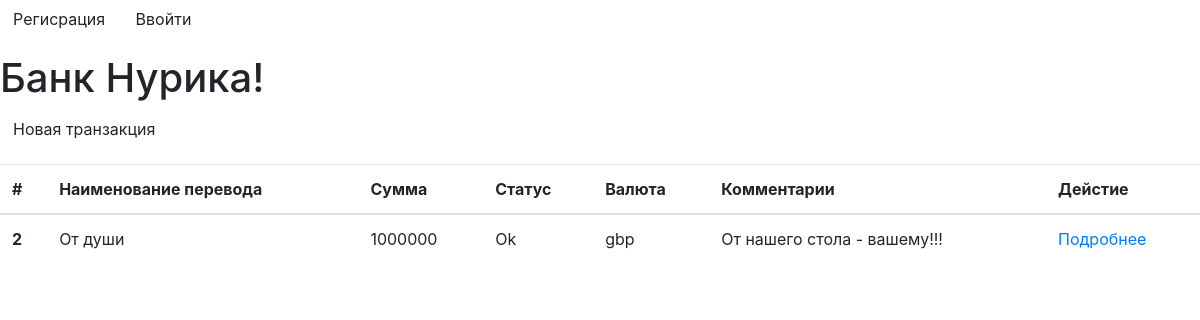
Before: / with the older database file.
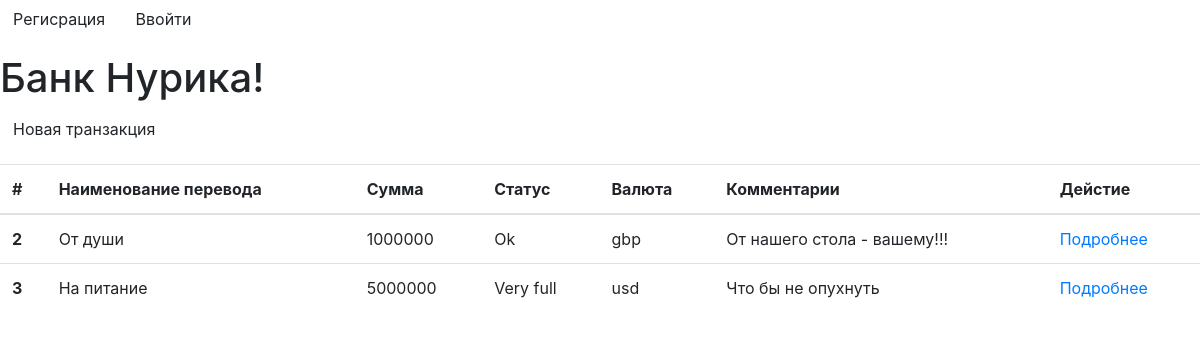
After: the same page with the newer database file.
### app/models.py (models this page shows, shortened)
class Transactions(db.Model):
    id = db.Column(db.Integer, primary_key=True)
    period = db.Column(db.String, nullable=False,unique=True)
    value = db.Column(db.Integer)
    status = db.Column(db.String)
    unit = db.Column(db.String)
    subject = db.Column(db.String)

### app/views.py (the view)
def trans_view():
    trans = Transactions.query.all()
    return render_template('transactions_list.html', trans=trans)

### app/templates/transactions_list.html
{% extends 'base.html' %}
{% block content%}
<h1>Банк Нурика!</h1>
<p>
    <a class="btn btn-primaty" href="{{ url_for('transaction_create')}}"> Новая транзакция  </a>
</p>
<table class="table table-hover">
<thead>
    <tr>
    <th scope="col">#</th>
    <th scope="col">Наименование перевода</th>
    <th scope="col">Сумма</th>
    <th scope="col">Статус</th>
    <th scope="col">Валюта</th>
    <th scope="col">Комментарии</th>
    <th scope="col">Дейстие</th>
    </tr>
</thead>
<tbody>
    {% for tran in trans%}
    <tr>
    <th scope="row">{{tran.id}}</th>
    <td>{{tran.period}}</td>
    <td>{{tran.value}}</td>
    <td>{{tran.status}}</td>
    <td>{{tran.unit}}</td>
    <td>{{tran.subject}}</td>
    <td>
        <a href='{{url_for('transaction_detail', id=tran.id)}}'>Подробнее</a>
    </td>
    </tr>
    {% endfor%}
</tbody>
</table>
{%endblock content%}

### app/templates/base.html (shortened to what this page needs)
<!doctype html>
<html lang="en">
  <head>
      <link rel="stylesheet" href="https://cdn.jsdelivr.net/npm/bootstrap@4.6.2/dist/css/bootstrap.min.css">
  </head>
  <body>
{% if current_user.is_authenticated %}
<a class="btn btn-primary btn-lg active" role="button" aria-pressed="true">{{current_user}}</a>
<a href="{{ url_for('logout') }}" class="btn btn-secondary btn-lg active" role="button" aria-pressed="true">Выйти</a>
{% else %}
<p><td>
  <a class="btn btn-outline" href="{{ url_for('register') }}">Регисрация</a>
  <a class="btn btn-outline" href="{{ url_for('login') }}">Ввойти</a>
</td></p>
{%endif%}
 {% block content %}
 {%endblock content%}
  </body>
</html>

Changed rows visible on the page:
added Transactions: id "3", period "На питание", value "5000000", status "Very full", unit "usd", subject "Что бы не опухнуть"
